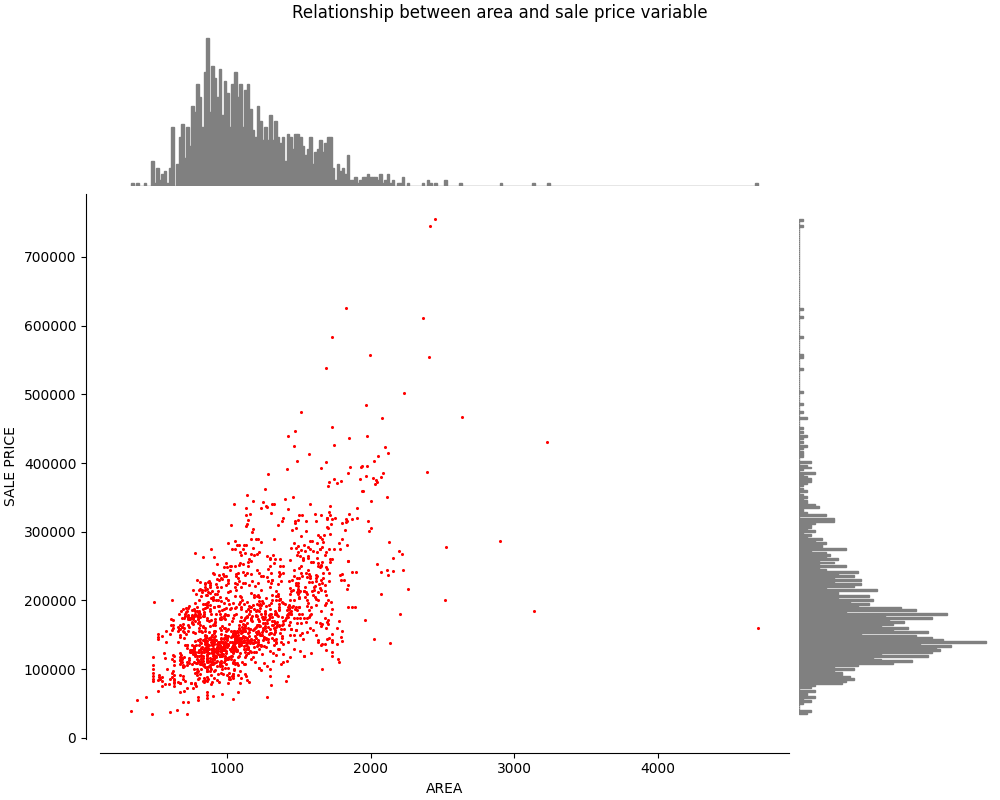

Recreate this plot in Python.
import matplotlib
import matplotlib.pyplot as plt
import numpy as np
import pandas as pd

print("matplotlib version: {}".format(matplotlib.__version__))
print("numpy version: {}".format(np.__version__))
print("pandas version: {}".format(pd.__version__))

# Read dataset

df = pd.read_csv("train.csv")
area = df["1stFlrSF"]
price = df["SalePrice"]

# Subplot Mosaic example 1
layout = """A.;BC"""
axs = plt.figure(layout="constrained", figsize=(10, 8)).subplot_mosaic(
    mosaic=layout, height_ratios=[1, 3.5], width_ratios=[3.5, 1]
)
axs["A"].hist(area, orientation="vertical", color="grey", ec="grey", bins=250)
axs["C"].hist(price, orientation="horizontal", color="grey", ec="grey", bins=250)
axs["B"].scatter(area, price, color="red", s=1.5)

axs["A"].axis("off")
axs["C"].axis("off")

axs["B"].spines["top"].set_visible(False)
axs["B"].spines["right"].set_visible(False)
axs["B"].get_xaxis().tick_bottom()
axs["B"].get_yaxis().tick_left()
axs["B"].spines["left"].set_position(("outward", 10))
axs["B"].spines["bottom"].set_position(("outward", 10))
axs["B"].set_xlabel("AREA")
axs["B"].set_ylabel("SALE PRICE")

plt.suptitle("Relationship between area and sale price variable", fontsize=12)
plt.savefig("subplot_mosaic_example1.png")
plt.show()
